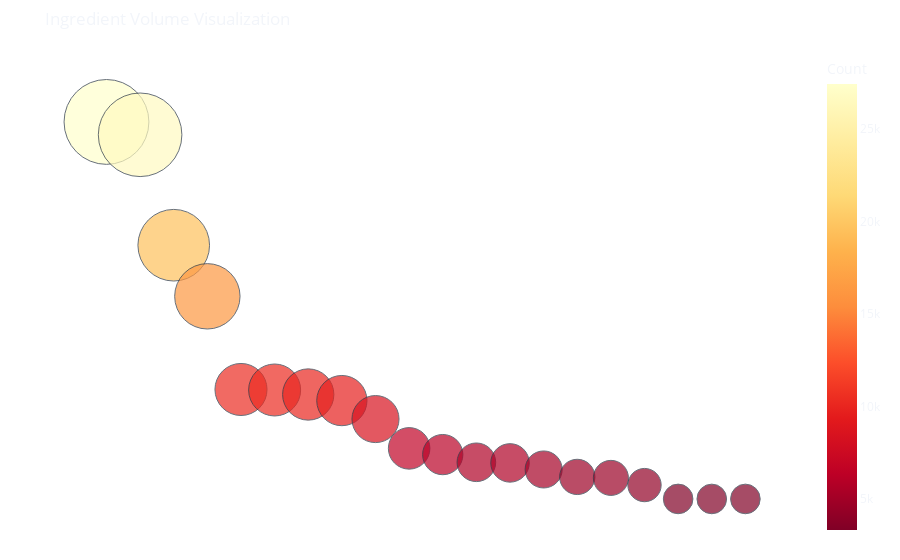

Write notebook code for a chart like this one.
### Markdown cell above
Ingredient Analysis

### Code cell
plt.style.use('seaborn-v0_8-dark')
sns.set_theme(style="dark")

# 1. Data Logic: Exploding and counting ingredients
ingredient = (df['pizza_ingredients']
              .str.split(',')
              .explode()
              .str.strip()
              .value_counts()
              .reset_index())
ingredient.columns = ['Ingredient', 'Count']

# 2. Creating the Bubble Chart
fig_ing = px.scatter(ingredient.head(20), 
                     x="Ingredient", 
                     y="Count",
                     size="Count", 
                     color="Count",
                     hover_name="Ingredient",
                     # Using your specified color scale
                     color_continuous_scale='YlOrRd_r', 
                     size_max=60)

# 3. Applying the Dark Theme to Plotly
fig_ing.update_layout(
    title="Ingredient Volume Visualization",
    # This matches the Plotly background to dark themes
    template='plotly_dark', 
    xaxis_visible=False, 
    yaxis_visible=False,
    showlegend=False,
    # Making the background transparent to inherit the theme
    paper_bgcolor='rgba(0,0,0,0)',
    plot_bgcolor='rgba(0,0,0,0)',
    margin=dict(l=20, r=20, t=50, b=20)
)

# 4. Displaying without the toolbar for a cleaner look
fig_ing.show(config={'displayModeBar': False})

### Figure 1 — Plotly figure (JSON) as saved in the notebook; plotly's stock layout.template omitted (floating-point values rounded to 4 significant figures)
{"data": [{"hovertemplate": "<b>%{hovertext}</b><br><br>Ingredient=%{x}<br>Count=%{marker.color}<extra></extra>", "hovertext": ["Garlic", "Tomatoes", "Red Onions", "Red Peppers", "Mozzarella Cheese", "Pepperoni", "Spinach", "Mushrooms", "Chicken", "Capocollo", "Green Olives", "Artichokes", "Jalapeno Peppers", "Green Peppers", "Feta Cheese", "Pineapple", "Bacon", "Asiago Cheese", "Cilantro", "Corn"], "legendgroup": "", "marker": {"color": [27422, 26601, 19547, 16284, 10333, 10300, 10012, 9624, 8443, 6572, 6174, 5682, 5643, 5224, 4748, 4685, 4227, 3342, 3341, 3341], "coloraxis": "coloraxis", "size": [27422, 26601, 19547, 16284, 10333, 10300, 10012, 9624, 8443, 6572, 6174, 5682, 5643, 5224, 4748, 4685, 4227, 3342, 3341, 3341], "sizemode": "area", "sizeref": 7.617, "symbol": "circle"}, "mode": "markers", "name": "", "orientation": "v", "showlegend": false, "type": "scatter", "x": ["Garlic", "Tomatoes", "Red Onions", "Red Peppers", "Mozzarella Cheese", "Pepperoni", "Spinach", "Mushrooms", "Chicken", "Capocollo", "Green Olives", "Artichokes", "Jalapeno Peppers", "Green Peppers", "Feta Cheese", "Pineapple", "Bacon", "Asiago Cheese", "Cilantro", "Corn"], "xaxis": "x", "y": [27422, 26601, 19547, 16284, 10333, 10300, 10012, 9624, 8443, 6572, 6174, 5682, 5643, 5224, 4748, 4685, 4227, 3342, 3341, 3341], "yaxis": "y"}], "layout": {"coloraxis": {"colorbar": {"title": {"text": "Count"}}, "colorscale": [[0, "rgb(128,0,38)"], [0.125, "rgb(189,0,38)"], [0.25, "rgb(227,26,28)"], [0.375, "rgb(252,78,42)"], [0.5, "rgb(253,141,60)"], [0.625, "rgb(254,178,76)"], [0.75, "rgb(254,217,118)"], [0.875, "rgb(255,237,160)"], [1, "rgb(255,255,204)"]]}, "legend": {"itemsizing": "constant", "tracegroupgap": 0}, "margin": {"b": 20, "l": 20, "r": 20, "t": 50}, "paper_bgcolor": "rgba(0,0,0,0)", "plot_bgcolor": "rgba(0,0,0,0)", "showlegend": false, "title": {"text": "Ingredient Volume Visualization"}, "xaxis": {"anchor": "y", "domain": [0, 1], "title": {"text": "Ingredient"}, "visible": false}, "yaxis": {"anchor": "x", "domain": [0, 1], "title": {"text": "Count"}, "visible": false}}}
